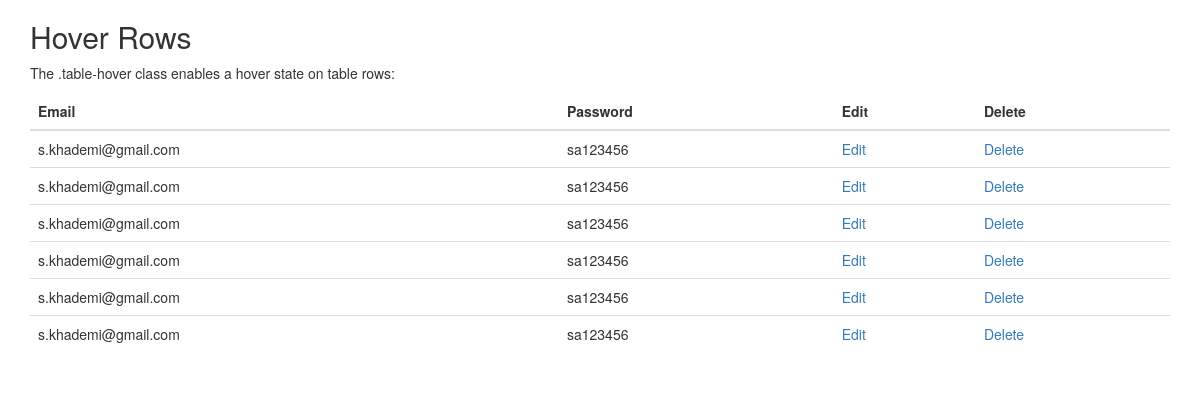
The app's page /home/datatabel/, older data.
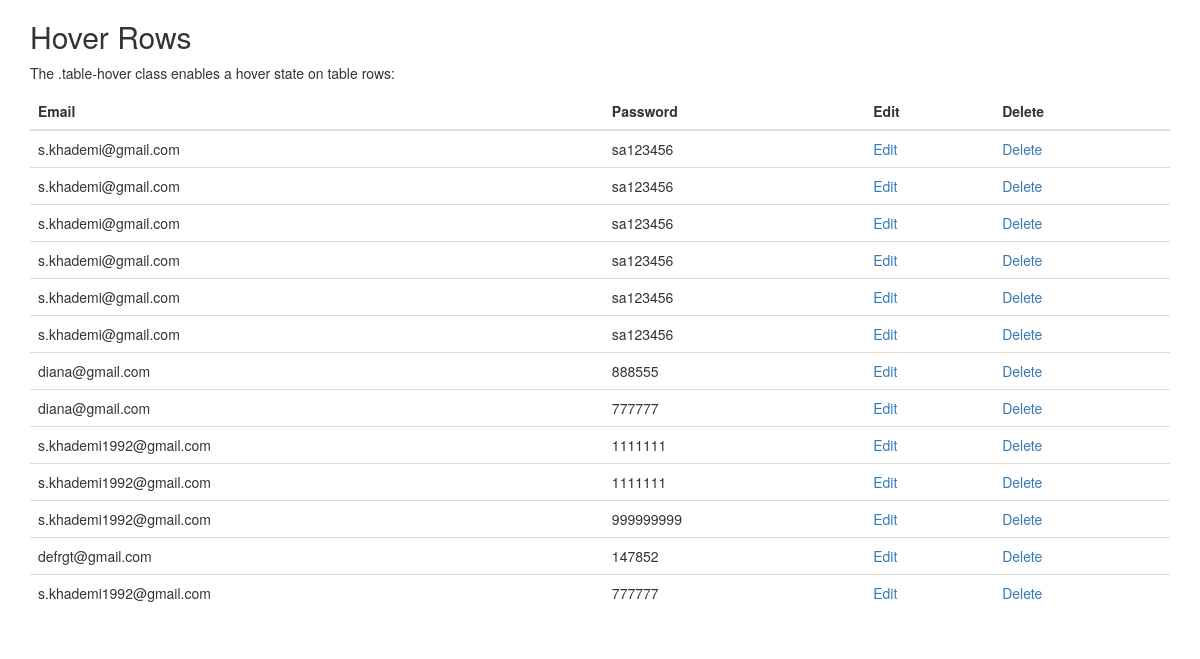
The same page, newer data.
### home/models.py (models this page shows)
class User(models.Model):
    Email = models.CharField(max_length=50)
    Password = models.CharField(max_length=15)
    ip = models.CharField(null=True, max_length=20)

### home/views.py (the view)
# urls.py: path('datatabel/', views.datatabel, name='دیتاهای ثبت شده'),
def datatabel(request):
    alldata = models.User.objects.all()
    return render(request=request, template_name='datatabel.html', context={"alldata": alldata})

### home/templates/datatabel.html (shortened to what this page needs)
<!DOCTYPE html>
<html lang="en">
<head>
  <link rel="stylesheet" href="https://maxcdn.bootstrapcdn.com/bootstrap/3.4.1/css/bootstrap.min.css">
</head>
<body>
<div class="container">
  <h2>Hover Rows</h2>
  <p>The .table-hover class enables a hover state on table rows:</p>
  <table class="table table-hover">
    <thead>
      <tr>
        <th>Email</th>
        <th>Password</th>
        <th>Edit</th>
        <th>Delete</th>
      </tr>
    </thead>
    <tbody>
    {% for item in alldata %}
      <tr>
        <td>{{item.Email}}</td>
        <td>{{item.Password}}</td>
        <td><a href="/home/editData/{{ item.id }}">Edit</a></td>
        <td><a href="/home/deleteData/{{ item.id }}">Delete</a></td>
      </tr>
    {% endfor %}
    </tbody>
  </table>
</div>
</body>
</html>

Row changes from the older to the newer data that the page shows:
added User: Email "diana@gmail.com", Password "888555"
added User: Email "diana@gmail.com", Password "777777"
added User: Email "s.khademi1992@gmail.com", Password "1111111"
added User: Email "s.khademi1992@gmail.com", Password "1111111"
added User: Email "s.khademi1992@gmail.com", Password "999999999"
added User: Email "defrgt@gmail.com", Password "147852"
added User: Email "s.khademi1992@gmail.com", Password "777777"
